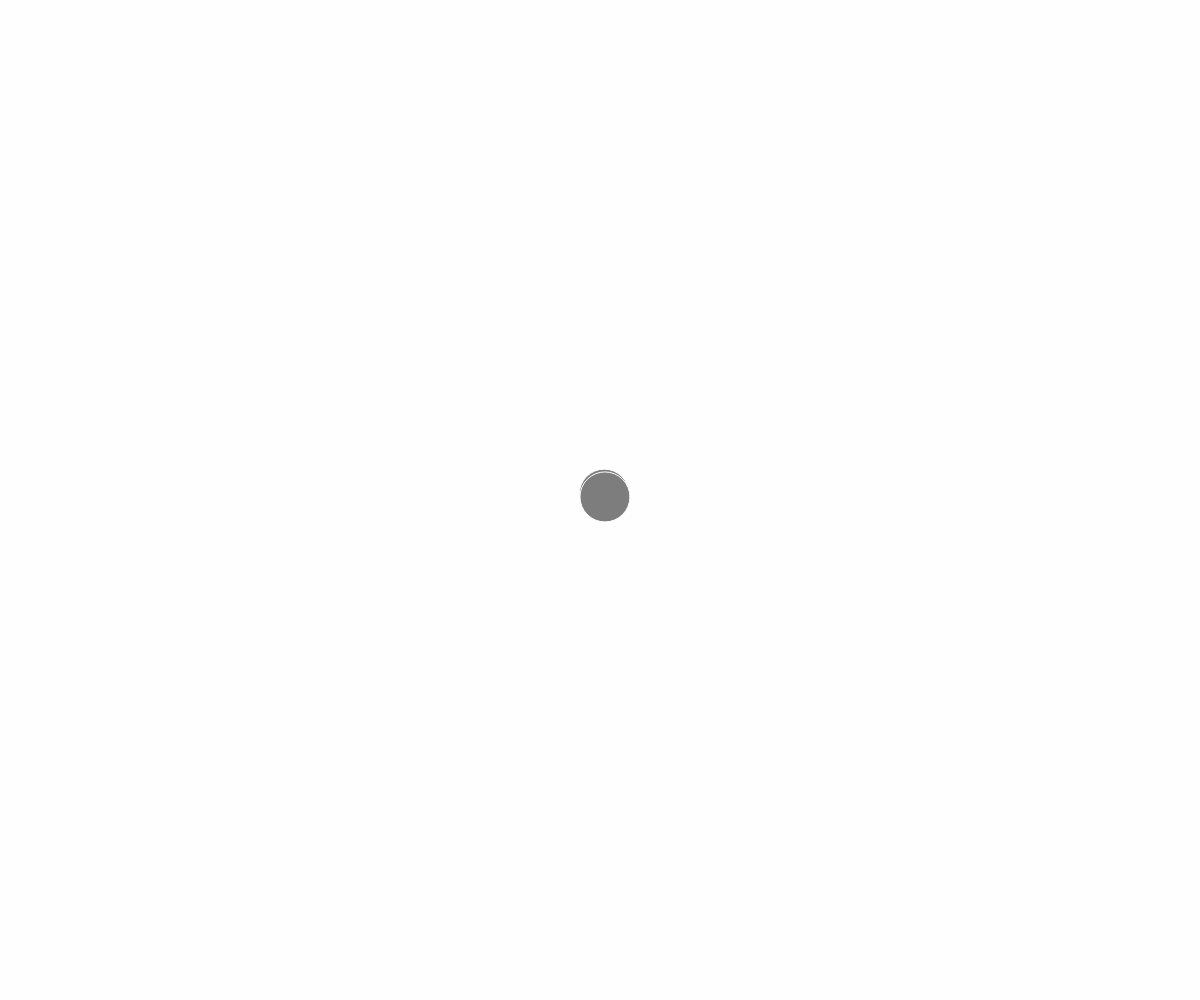
Frame 1 (no input)
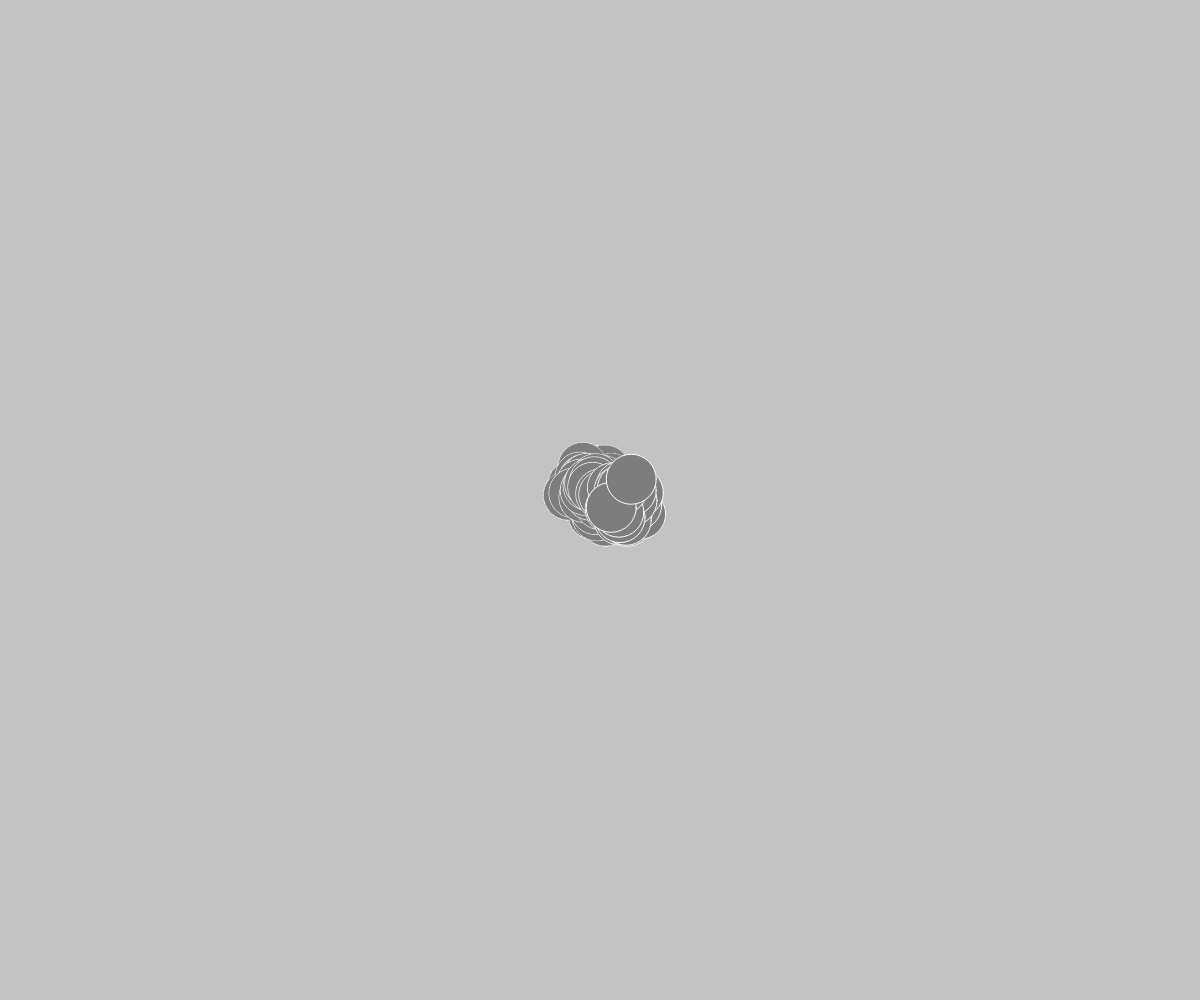
Frame 60 (no input)
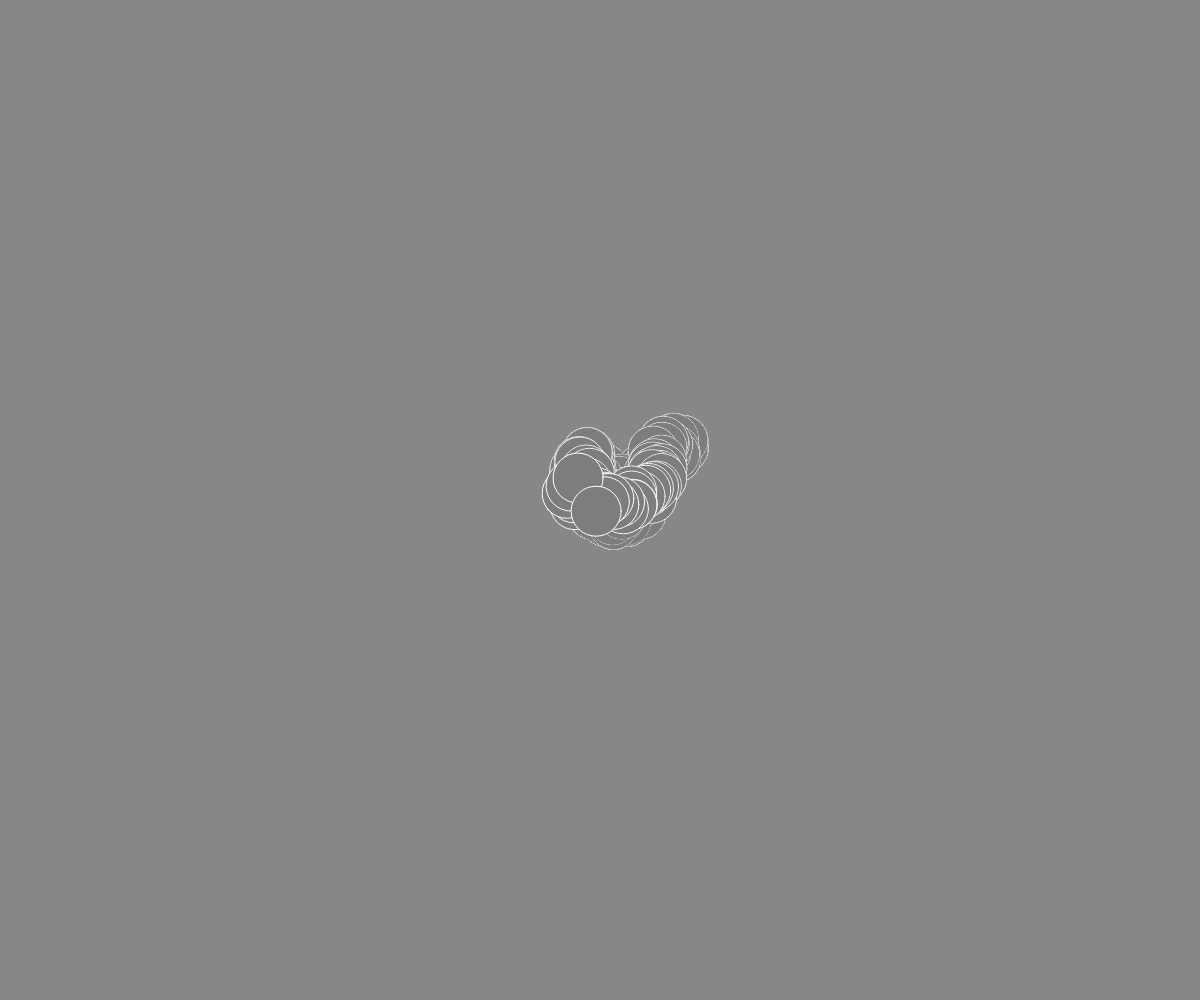
Frame 120 (the mouse pressed at the canvas centre since frame 60)

The p5.js sketch that drew these frames (run headless with seeded random() and noise() and a simulated clock; from frame 60 on, the mouse is pressed at the canvas centre):

// p5.js sketch
// ── sketch.js
var myblob, myblob2;

function setup() {
	createCanvas(windowWidth, windowHeight);

  fill(125);
  stroke(255);

  myblob = new Blob();
  myblob2 = new Blob(); 
}

function draw() {
  background(50, 1);

  myblob.move();
	myblob.display();

	myblob2.move();
	myblob2.display(); 
}

class Blob {
	constructor() {
		this.x = width/2;
  	this.y = height/2;
	}

	move() {
		this.x = this.x + random(-10, 10);
	  this.y = this.y + random(-10, 10);
	}

	display() {
		ellipse(this.x, this.y, 50, 50);
	}
}
